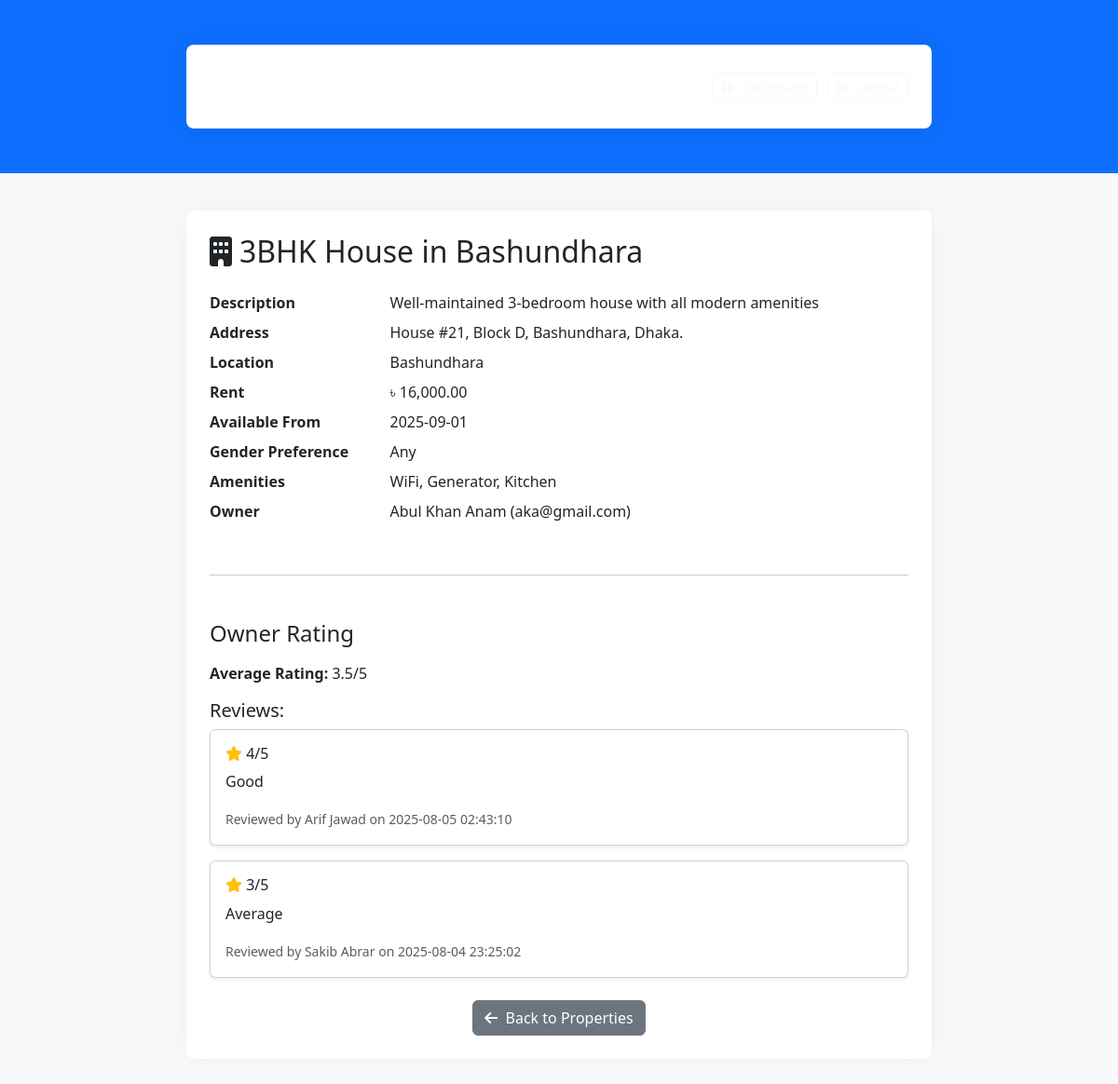
The app's page /property_details.php?id=2 with its own data.
### tables this page shows
CREATE TABLE `properties` (
  `property_id` int(11) NOT NULL,
  `owner_id` int(11) DEFAULT NULL,
  `title` varchar(100) DEFAULT NULL,
  `description` text DEFAULT NULL,
  `address` varchar(255) DEFAULT NULL,
  `location` varchar(100) DEFAULT NULL,
  `rent` decimal(10,2) DEFAULT NULL,
  `available_from` date DEFAULT NULL,
  `gender_preference` enum('Male','Female','Any') DEFAULT NULL,
  `amenities` text DEFAULT NULL,
  `status` enum('Available','Occupied') DEFAULT 'Available',
  `created_at` timestamp NOT NULL DEFAULT current_timestamp()
);

CREATE TABLE `users` (
  `user_id` int(11) NOT NULL,
  `name` varchar(100) DEFAULT NULL,
  `email` varchar(100) DEFAULT NULL,
  `password` varchar(255) DEFAULT NULL,
  `age` int(11) DEFAULT NULL,
  `gender` enum('Male','Female','Other') DEFAULT NULL,
  `role` enum('tenant','owner') DEFAULT NULL,
  `contact` varchar(20) DEFAULT NULL,
  `created_at` timestamp NOT NULL DEFAULT current_timestamp()
);

CREATE TABLE `ratings` (
  `rating_id` int(11) NOT NULL,
  `reviewer_id` int(11) DEFAULT NULL,
  `reviewed_user_id` int(11) DEFAULT NULL,
  `rating` tinyint(4) DEFAULT NULL,
  `comment` text DEFAULT NULL,
  `rated_at` timestamp NOT NULL DEFAULT current_timestamp()
);

### property_details.php (the view, shortened to what this page needs)
<?php
require 'db.php';
$property_id = intval($_GET['id']);
$sql = "SELECT p.*, u.name AS owner_name, u.email AS owner_email, u.user_id AS owner_id
        FROM properties p
        JOIN users u ON p.owner_id = u.user_id
        WHERE p.property_id = ?";
$stmt = $conn->prepare($sql);
$stmt->bind_param("i", $property_id);
$stmt->execute();
$result = $stmt->get_result();
$property = $result->fetch_assoc();
$rating_query = "SELECT AVG(rating) AS avg_rating FROM ratings WHERE reviewed_user_id = ?";
$rating_stmt = $conn->prepare($rating_query);
$rating_stmt->bind_param("i", $property['owner_id']);
$rating_stmt->execute();
$rating_result = $rating_stmt->get_result();
$rating_data = $rating_result->fetch_assoc();
$avg_rating = round($rating_data['avg_rating'], 1);
$reviews_query = "SELECT r.rating, r.comment, r.rated_at, u.name AS reviewer_name
                  FROM ratings r
                  JOIN users u ON r.reviewer_id = u.user_id
                  WHERE r.reviewed_user_id = ?
                  ORDER BY r.rated_at DESC";
$reviews_stmt = $conn->prepare($reviews_query);
$reviews_stmt->bind_param("i", $property['owner_id']);
$reviews_stmt->execute();
$reviews_result = $reviews_stmt->get_result();
?>
<!DOCTYPE html>
<html lang="en">
<head>
  <link href="https://cdn.jsdelivr.net/npm/bootstrap@5.3.0/dist/css/bootstrap.min.css" rel="stylesheet" />
  <link href="https://cdnjs.cloudflare.com/ajax/libs/font-awesome/6.4.0/css/all.min.css" rel="stylesheet" />
</head>
<body>
<nav class="navbar navbar-expand-lg navbar-dark bg-primary mb-4">
  <div class="container">
    <a class="navbar-brand" href="browse_properties.php"><i class="fa-solid fa-house-user me-2"></i>Roommate & Rental Platform</a>
    <div>
      <a href="dashboard.php" class="btn btn-outline-light btn-sm me-2"><i class="fa-solid fa-dashboard me-1"></i> Dashboard</a>
      <a href="logout.php" class="btn btn-outline-light btn-sm"><i class="fa-solid fa-right-from-bracket me-1"></i> Logout</a>
    </div>
  </div>
</nav>
<div class="container">
  <h2 class="mb-4"><i class="fa-solid fa-building me-2"></i><?= htmlspecialchars($property['title']) ?></h2>
  <dl class="row">
    <dt class="col-sm-3">Description</dt>
    <dd class="col-sm-9"><?= nl2br(htmlspecialchars($property['description'])) ?></dd>
    <dt class="col-sm-3">Address</dt>
    <dd class="col-sm-9"><?= htmlspecialchars($property['address']) ?></dd>
    <dt class="col-sm-3">Location</dt>
    <dd class="col-sm-9"><?= htmlspecialchars($property['location']) ?></dd>
    <dt class="col-sm-3">Rent</dt>
    <dd class="col-sm-9">৳ <?= number_format($property['rent'], 2) ?></dd>
    <dt class="col-sm-3">Available From</dt>
    <dd class="col-sm-9"><?= htmlspecialchars($property['available_from']) ?></dd>
    <dt class="col-sm-3">Gender Preference</dt>
    <dd class="col-sm-9"><?= htmlspecialchars($property['gender_preference']) ?></dd>
    <dt class="col-sm-3">Amenities</dt>
    <dd class="col-sm-9"><?= htmlspecialchars($property['amenities']) ?></dd>
    <dt class="col-sm-3">Owner</dt>
    <dd class="col-sm-9"><?= htmlspecialchars($property['owner_name']) ?> (<?= htmlspecialchars($property['owner_email']) ?>)</dd>
  </dl>
  <hr class="my-5">
  <h4 class="mb-3">Owner Rating</h4>
  <p><strong>Average Rating:</strong> <?= $avg_rating ?: "No ratings yet" ?>/5</p>
  <h5>Reviews:</h5>
  <?php if ($reviews_result->num_rows > 0): ?>
    <?php while ($review = $reviews_result->fetch_assoc()): ?>
      <div class="card mb-3 shadow-sm">
        <div class="card-body">
          <h6><i class="fa-solid fa-star text-warning"></i> <?= $review['rating'] ?>/5</h6>
          <p><?= nl2br(htmlspecialchars($review['comment'])) ?></p>
          <small class="text-muted">Reviewed by <?= htmlspecialchars($review['reviewer_name']) ?> on <?= $review['rated_at'] ?></small>
        </div>
      </div>
    <?php endwhile; ?>
  <?php else: ?>
    <p>No reviews yet.</p>
  <?php endif; ?>
  <div class="mt-4 text-center">
    <a href="browse_properties.php" class="btn btn-secondary"><i class="fa-solid fa-arrow-left me-1"></i> Back to Properties</a>
  </div>
</div>
</body>
</html>

### property_details.php (style rules this page uses)
body { background: #f8f9fa; }
.container { max-width: 800px; margin: 40px auto; background: white; padding: 25px; border-radius: 8px; box-shadow: 0 0 25px rgba(0,0,0,0.05); }

### records on screen
properties: title "3BHK House in Bashundhara", description "Well-maintained 3-bedroom house with all modern amenities", address "House #21, Block D, Bashundhara, Dhaka.", location "Bashundhara", rent "16,000.00", available_from "2025-09-01", gender_preference "Any", amenities "WiFi, Generator, Kitchen", owner.name "Abul Khan Anam", owner.email "aka@gmail.com"
ratings: rating "4", comment "Good", reviewer.name "Arif Jawad", rated_at "2025-08-05 02:43:10"
ratings: rating "3", comment "Average", reviewer.name "Sakib Abrar", rated_at "2025-08-04 23:25:02"

### other values on screen
$avg_rating ?: "No ratings yet" "3.5"
